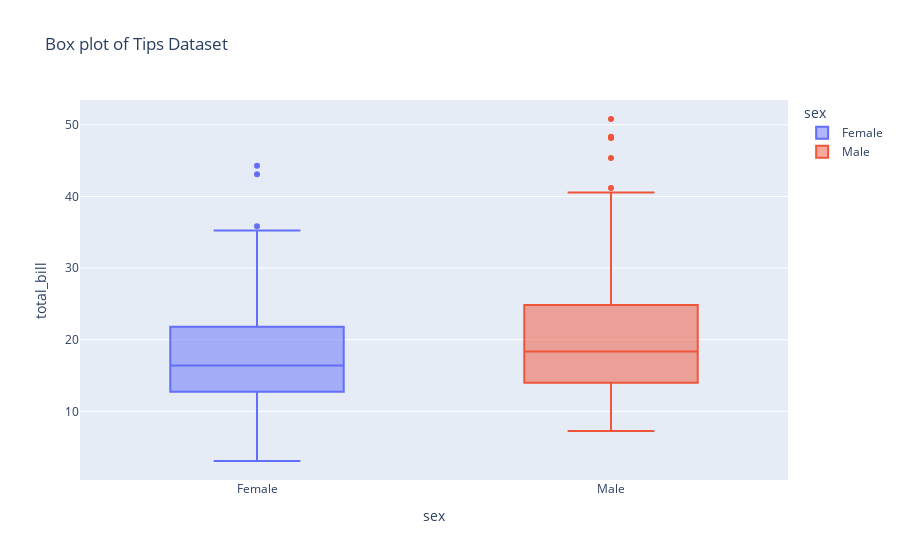

Notebook cell for this chart:
### Markdown cell above
# 4. Box plot

### Code cell
# Box plot
fig4 = px.box(df, x='sex', y='total_bill', color='sex', title='Box plot of Tips Dataset')
fig4.show()
# save the plot
fig4.write_image("./tips/04_boxplot.png")

### Figure 1 — Plotly figure (JSON) as saved in the notebook; plotly's stock layout.template omitted (floating-point values rounded to 4 significant figures; data arrays with more than 128 entries replaced by an {"elided": "..."} marker saying what was removed)
{"data": [{"alignmentgroup": "True", "hovertemplate": "sex=%{x}<br>total_bill=%{y}<extra></extra>", "legendgroup": "Female", "marker": {"color": "#636efa"}, "name": "Female", "notched": false, "offsetgroup": "Female", "orientation": "v", "showlegend": true, "type": "box", "x": ["Female", "Female", "Female", "Female", "Female", "Female", "Female", "Female", "Female", "Female", "Female", "Female", "Female", "Female", "Female", "Female", "Female", "Female", "Female", "Female", "Female", "Female", "Female", "Female", "Female", "Female", "Female", "Female", "Female", "Female", "Female", "Female", "Female", "Female", "Female", "Female", "Female", "Female", "Female", "Female", "Female", "Female", "Female", "Female", "Female", "Female", "Female", "Female", "Female", "Female", "Female", "Female", "Female", "Female", "Female", "Female", "Female", "Female", "Female", "Female", "Female", "Female", "Female", "Female", "Female", "Female", "Female", "Female", "Female", "Female", "Female", "Female", "Female", "Female", "Female", "Female", "Female", "Female", "Female", "Female", "Female", "Female", "Female", "Female", "Female", "Female", "Female"], "x0": " ", "xaxis": "x", "y": [16.99, 24.59, 35.26, 14.83, 10.33, 16.97, 20.29, 15.77, 19.65, 15.06, 20.69, 16.93, 10.29, 34.81, 26.41, 16.45, 3.07, 17.07, 26.86, 25.28, 14.73, 10.07, 34.83, 5.75, 16.32, 22.75, 11.35, 15.38, 44.3, 22.42, 20.92, 14.31, 7.25, 25.71, 17.31, 10.65, 12.43, 24.08, 13.42, 12.48, 29.8, 14.52, 11.38, 20.27, 11.17, 12.26, 18.26, 8.51, 10.33, 14.15, 13.16, 17.47, 27.05, 16.43, 8.35, 18.64, 11.87, 29.85, 25, 13.39, 16.21, 17.51, 10.59, 10.63, 9.6, 20.9, 18.15, 19.81, 43.11, 13, 12.74, 13, 16.4, 16.47, 12.76, 13.27, 28.17, 12.9, 30.14, 13.42, 15.98, 16.27, 10.09, 22.12, 35.83, 27.18, 18.78], "y0": " ", "yaxis": "y"}, {"alignmentgroup": "True", "hovertemplate": "sex=%{x}<br>total_bill=%{y}<extra></extra>", "legendgroup": "Male", "marker": {"color": "#EF553B"}, "name": "Male", "notched": false, "offsetgroup": "Male", "orientation": "v", "showlegend": true, "type": "box", "x": {"elided": "157 str values"}, "x0": " ", "xaxis": "x", "y": {"elided": "157 float values"}, "y0": " ", "yaxis": "y"}], "layout": {"boxmode": "overlay", "legend": {"title": {"text": "sex"}, "tracegroupgap": 0}, "title": {"text": "Box plot of Tips Dataset"}, "xaxis": {"anchor": "y", "categoryarray": ["Female", "Male"], "categoryorder": "array", "domain": [0, 1], "title": {"text": "sex"}}, "yaxis": {"anchor": "x", "domain": [0, 1], "title": {"text": "total_bill"}}}}
